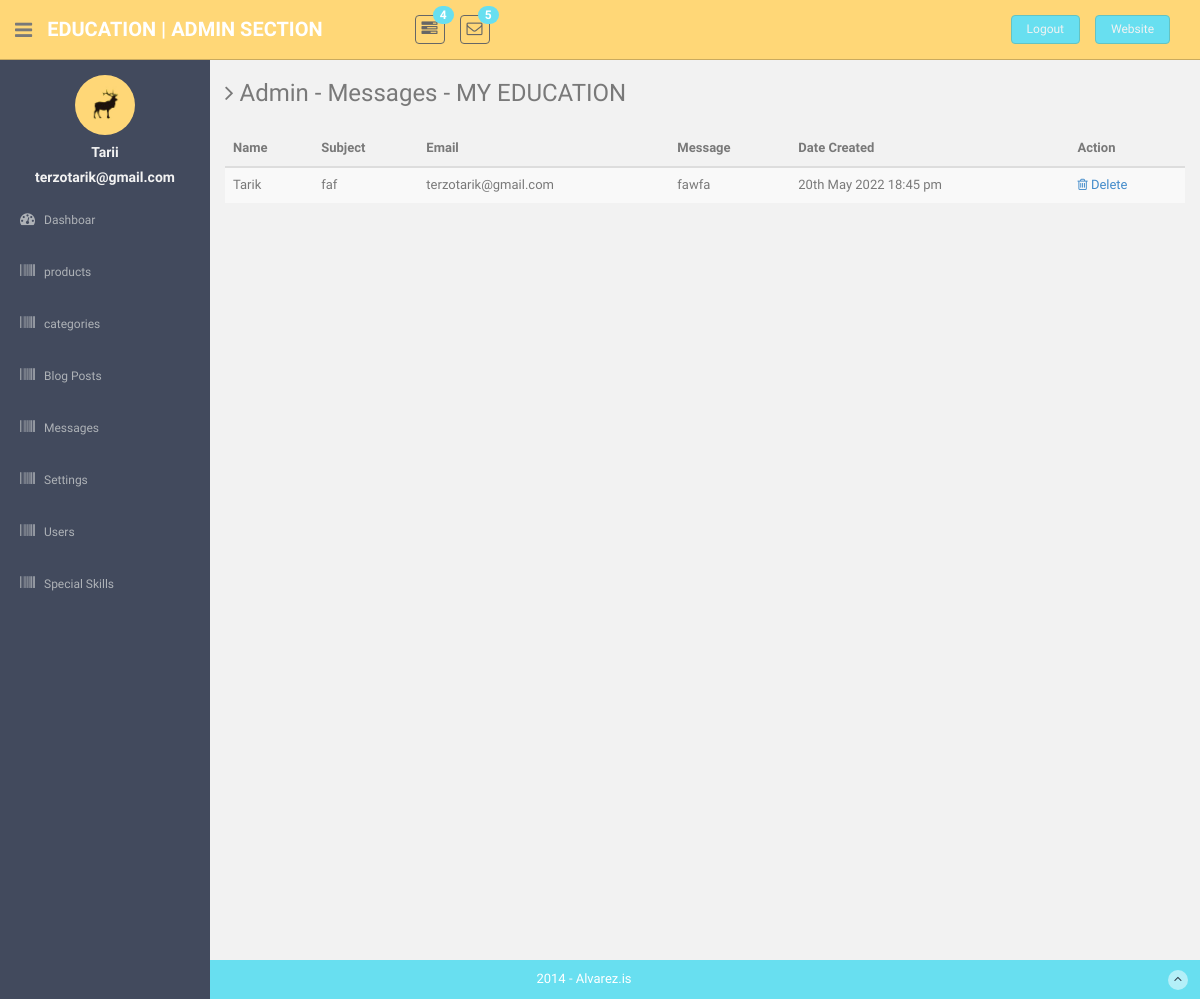
Screenshot of /admin/messages (signed in) with the database file from the repository.
### tables this page shows
CREATE TABLE `users` (
  `id` bigint(20) NOT NULL,
  `url_address` varchar(255) NOT NULL,
  `name` varchar(255) NOT NULL,
  `email` varchar(255) NOT NULL,
  `password` varchar(255) NOT NULL,
  `date` datetime NOT NULL,
  `rank` varchar(8) NOT NULL
);

CREATE TABLE `contact` (
  `id` int(11) NOT NULL,
  `firstname` varchar(255) NOT NULL,
  `subject` varchar(255) NOT NULL,
  `email` varchar(255) NOT NULL,
  `message` varchar(1000) NOT NULL,
  `date` datetime DEFAULT NULL
);

### app/controllers/admin.php (called while the page is built, shortened)
<?php
Class Admin extends Controller{
    public function messages($type = ''){
        $type = 'Messages';
        $User = $this->load_model('User');
        $Message = $this->load_model('Message');
        $user_data = $User->check_login(true, ["admin"]);
        if(is_object($user_data)){
        $data['user_data'] = $user_data;
        }
        $mode = "read";
        if($mode == "delete"){
            $id = $_GET['delete'];
            $messages = $Message->get_one($id);
        }else{
            $messages = $Message->get_all();
        }
        $data['mode'] = $mode;
        $data['messages'] = $messages;
        $data['page_title'] = "Admin - $type";
        $data['current_page'] = "Messages";
        $this->view("admin/messages",$data);
    }
}

### app/core/app.php (called while the page is built, shortened)
<?php
class App{
    protected $method = "index";
    public function __construct()
    {
        $url = $this->parseURL();
        if(file_exists("../app/controllers/" . strtolower($url[0]) . ".php")){
            unset($url[0]);
        }
        $this->controller = new $this->controller;
        if(isset($url[1])){
            $url[1] = strtolower($url[1]);
            if(method_exists($this->controller, $url[1])){
                $this->method = $url[1];
                unset($url[1]);
            }
        }
        $this->params = (count($url) > 0) ? $url : ["home"];
        call_user_func_array([$this->controller,$this->method], $this->params);
    }
    private function parseURL(){
        $url = isset($_GET['url']) ? $_GET['url'] : "home";
        return explode("/", filter_var(trim($url,"/"),FILTER_SANITIZE_URL));
    }
}

### public/index.php (called while the page is built, shortened)
<?php
$app = new App();
?>

### app/core/database.php (called while the page is built, shortened)
<?php
Class Database{
    public static $con;
    public function __construct()
    {
        try{
            $string = DB_TYPE . ":host=".DB_HOST.";dbname=". DB_NAME;
            self::$con = new PDO($string, DB_USER, DB_PASS);
        }catch (PDOException $e){
            die($e->getMessage("Connection die"));
        }
    }
    public static function newInstance(){
        return $instance = new self();
    }
    public function read($query, $data = array()){
        $stm = self::$con->prepare($query);
        $result = $stm->execute($data);
        if($result){
            $data = $stm->fetchAll(PDO::FETCH_OBJ);
            if(is_array($data) && count($data) > 0){
                return $data;
            }
        }
        return false;
    }
}

### app/models/user.class.php (called while the page is built, shortened)
<?php
Class User{
    public function check_login($redirect = false, $allowed = array()){
        $db = Database::getInstance();
        if(count($allowed) > 0 ){
            $arr['url'] = $_SESSION['user_url'];
            $query = "select * from users where url_address = :url limit 1";
            $result = $db->read($query, $arr);
            if(is_array($result)){
                $result = $result[0];
                if(in_array($result->rank, $allowed)){
                    return $result;
                }
            }
                die;
    }
        return false;
    }
}

### app/models/message.class.php (called while the page is built, shortened)
<?php
Class Message{
    public function get_all(){
        $DB = Database::newInstance();
        return $DB->read("select * from contact order by id desc");
    }
}

### app/views/education/admin/messages.php (the view, shortened to what this page needs)
<?php $this->view("admin/sidebar",$data); ?>
<table class="table table-striped table-advance table-hover">
    <?php if($mode == "read"):  ?>
        <thead>
		    <tr><th>Name</th><th>Subject</th><th>Email</th><th>Message</th><th>Date Created</th><th>Action</th></tr>
	    </thead>
        <tbody>
		<?php if(isset($messages) && is_array($messages)):?>
			<?php foreach($messages as $message):?>
				<tr style="position: relative;">
                    <td><?=$message->firstname?></td>
                        <td><?=$message->subject?></td>
                            <td><?=$message->email?></td>
                            <td><?=$message->message?></td>
                                <td><?=date("jS M Y H:i a",strtotime($message->date))?></td>
					<td>
                        <a href="<?=ROOT?>admin/messages?delete=<?=$message->id?>"> <i class="fa fa-trash-o"></i> Delete</a>
					</td>
				</tr>
			<?php endforeach;?>
            <?php endif;?>
            </tbody>
        <?php endif;?>
</table>

### app/views/education/admin/sidebar.php (shortened to what this page needs)
<aside>
    <div id="sidebar"  class="nav-collapse ">
        <ul class="sidebar-menu" id="nav-accordion">
        	  <p class="centered"><a href="profile.html"><img src="<?=ASSETS . THEME?>admin/img/ui-sam.jpg" class="img-circle" width="60"></a></p>
        	  <h5 class="centered"><?= $data['user_data']->name?></h5>
          <h5 class="centered"><?= $data['user_data']->email?></h5>
            <li class="sub-menu">
                <a href="javascript:;" >
                    <i class="fa fa-dashboard"></i>
                    <span>Dashboar</span>
                </a>
            </li>
            <li class="sub-menu">
                <a <?= (isset($current_page) && $current_page == "products") ? 'class="active" ':'' ?> href="<?=ROOT?>admin/products" >
                    <i class="fa fa-barcode"></i>
                    <span>products</span>
                </a>
            </li>
            <li class="sub-menu">
                <a <?= (isset($current_page) && $current_page == "categories") ? 'class="active" ':'' ?> href="<?=ROOT?>admin/categories" >
                    <i class="fa fa-barcode"></i>
                    <span>categories</span>
                </a>
            </li>
            <li class="sub-menu">
                <a <?= (isset($current_page) && $current_page == "blogs") ? 'class="active" ':'' ?> href="<?=ROOT?>admin/blogs" >
                    <i class="fa fa-barcode"></i>
                    <span>Blog Posts</span>
                </a>
            </li>
            <li class="sub-menu">
                <a <?= (isset($current_page) && $current_page == "messages") ? 'class="active" ':'' ?> href="<?=ROOT?>admin/messages" >
                    <i class="fa fa-barcode"></i>
                    <span>Messages</span>
                </a>
            </li>
            <li class="sub-menu">
                <a <?= (isset($current_page) && $current_page == "settings") ? 'class="active" ':'' ?> href="<?=ROOT?>admin/settings" >
                    <i class="fa fa-barcode"></i>
                    <span>Settings</span>
                </a>
            </li>
                     <li class="sub-menu">
                <a <?= (isset($current_page) && $current_page == "users") ? 'class="active" ':'' ?> href="<?=ROOT?>admin/users" >
                    <i class="fa fa-barcode"></i>
                    <span>Users</span>
                </a>
            </li>
            <li class="sub-menu">
                <a <?= (isset($current_page) && $current_page == "special_skills") ? 'class="active" ':'' ?> href="<?=ROOT?>admin/special_skills" >
                    <i class="fa fa-barcode"></i>
                    <span>Special Skills</span>
                </a>
            </li>
        </ul>
    </div>
</aside>
<section id="main-content">
    <section class="wrapper site-min-height">
    	<h3><i class="fa fa-angle-right"></i> <?= $data['page_title']. ' - ' . WEBSITE_TITLE ?> </h3>
    	<div class="row mt">
    		<div class="col-lg-12">

### public/assets/education/admin/css/style.css (style rules this page uses)
body { color: #797979; background: #f2f2f2; font-family: 'Ruda', sans-serif; padding: 0px !important; margin: 0px !important; font-size:13px; }
ul li { list-style: none; }
a, a:hover, a:focus { text-decoration: none; outline: none; }
.centered { text-align: center; }
.mt { margin-top: 25px; }
#sidebar { width: 210px; height: 100%; position: fixed; background: #424a5d; }
#sidebar h5 { color: #f2f2f2; font-weight: 700; }
#sidebar ul li { position: relative; }
ul.sidebar-menu , ul.sidebar-menu li ul.sub { margin: -2px 0 0; padding: 0; }
ul.sidebar-menu { margin-top: 75px; }
ul.sidebar-menu li { margin-bottom: 5px; margin-left:10px; margin-right:10px; }
ul.sidebar-menu li.sub-menu { line-height: 15px; }
ul.sidebar-menu li a span { display: inline-block; }
ul.sidebar-menu li a { color: #aeb2b7; text-decoration: none; display: block; padding: 15px 0 15px 10px; font-size: 12px; outline: none; -webkit-transition: all 0.3s ease; -moz-transition: all 0.3s ease; -o-transition: all 0.3s ease; -ms-transition: all 0.3s ease; transition: all 0.3s ease; }
ul.sidebar-menu li a i { font-size: 15px; padding-right: 6px; }
#main-content { margin-left: 210px; }
.wrapper { display: inline-block; margin-top: 60px; padding-left: 15px; padding-right: 15px; padding-bottom: 15px; padding-top: 0px; width: 100%; }
.site-min-height { min-height: 900px; }

### rows the page displays
users: name "Tarii", email "terzotarik@gmail.com"
contact: firstname "Tarik", subject "faf", email "terzotarik@gmail.com", message "fawfa", date "20th May 2022 18:45 pm"

### other values shown
$data['page_title'] "Admin - Messages"
WEBSITE_TITLE "MY EDUCATION"
